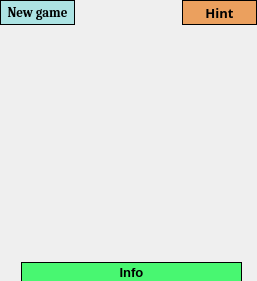
<?xml version="1.0" encoding="UTF-8"?>
<ui version="4.0">
 <class>MainWindow</class>
 <widget class="QMainWindow" name="MainWindow">
  <property name="geometry">
   <rect>
    <x>0</x>
    <y>0</y>
    <width>257</width>
    <height>281</height>
   </rect>
  </property>
  <property name="font">
   <font>
    <family>MT Extra</family>
   </font>
  </property>
  <property name="windowTitle">
   <string>MainWindow</string>
  </property>
  <widget class="QWidget" name="centralWidget">
   <widget class="QWidget" name="layoutWidget">
    <property name="geometry">
     <rect>
      <x>20</x>
      <y>40</y>
      <width>221</width>
      <height>221</height>
     </rect>
    </property>
    <layout class="QVBoxLayout" name="verticalLayout" stretch="0,0,0,0,0,0,0,0">
     <property name="spacing">
      <number>0</number>
     </property>
     <property name="sizeConstraint">
      <enum>QLayout::SetDefaultConstraint</enum>
     </property>
     <property name="leftMargin">
      <number>0</number>
     </property>
     <property name="topMargin">
      <number>0</number>
     </property>
     <property name="bottomMargin">
      <number>0</number>
     </property>
     <item>
      <layout class="QHBoxLayout" name="l1">
       <property name="spacing">
        <number>0</number>
       </property>
      </layout>
     </item>
     <item>
      <layout class="QHBoxLayout" name="l2">
       <property name="spacing">
        <number>0</number>
       </property>
      </layout>
     </item>
     <item>
      <layout class="QHBoxLayout" name="l3">
       <property name="spacing">
        <number>0</number>
       </property>
      </layout>
     </item>
     <item>
      <layout class="QHBoxLayout" name="l4">
       <property name="spacing">
        <number>0</number>
       </property>
      </layout>
     </item>
     <item>
      <layout class="QHBoxLayout" name="l5">
       <property name="spacing">
        <number>0</number>
       </property>
      </layout>
     </item>
     <item>
      <layout class="QHBoxLayout" name="l6">
       <property name="spacing">
        <number>0</number>
       </property>
      </layout>
     </item>
     <item>
      <layout class="QHBoxLayout" name="l7">
       <property name="spacing">
        <number>0</number>
       </property>
      </layout>
     </item>
     <item>
      <layout class="QHBoxLayout" name="l8">
       <property name="spacing">
        <number>0</number>
       </property>
      </layout>
     </item>
    </layout>
   </widget>
   <widget class="QPushButton" name="pushButtonNewGame">
    <property name="geometry">
     <rect>
      <x>0</x>
      <y>0</y>
      <width>75</width>
      <height>25</height>
     </rect>
    </property>
    <property name="font">
     <font>
      <family>Cambria</family>
      <pointsize>10</pointsize>
      <weight>75</weight>
      <bold>true</bold>
     </font>
    </property>
    <property name="styleSheet">
     <string notr="true">QPushButton{
	background-color: rgb(172, 227, 227);
	color: black;
	border: 1px solid black;
}
</string>
    </property>
    <property name="text">
     <string>New game</string>
    </property>
   </widget>
   <widget class="QLabel" name="labelSmile">
    <property name="geometry">
     <rect>
      <x>112</x>
      <y>2</y>
      <width>36</width>
      <height>36</height>
     </rect>
    </property>
    <property name="text">
     <string/>
    </property>
   </widget>
   <widget class="QPushButton" name="pushButtonHint">
    <property name="geometry">
     <rect>
      <x>182</x>
      <y>0</y>
      <width>75</width>
      <height>25</height>
     </rect>
    </property>
    <property name="font">
     <font>
      <family>MS Reference Sans Serif</family>
      <pointsize>10</pointsize>
      <weight>75</weight>
      <bold>true</bold>
     </font>
    </property>
    <property name="styleSheet">
     <string notr="true">QPushButton{
	background-color: rgb(235, 160, 94);
	color: black;
	border: 1px solid black;
}
</string>
    </property>
    <property name="text">
     <string>Hint</string>
    </property>
   </widget>
   <widget class="QPushButton" name="Info">
    <property name="geometry">
     <rect>
      <x>21</x>
      <y>262</y>
      <width>221</width>
      <height>20</height>
     </rect>
    </property>
    <property name="font">
     <font>
      <family>Tahoma</family>
      <pointsize>10</pointsize>
      <weight>75</weight>
      <bold>true</bold>
     </font>
    </property>
    <property name="styleSheet">
     <string notr="true">QPushButton{
	background-color: rgb(72, 247, 113);
	color: black;
	border: 1px solid black;
}
</string>
    </property>
    <property name="text">
     <string>Info</string>
    </property>
   </widget>
  </widget>
 </widget>
 <layoutdefault spacing="6" margin="11"/>
 <resources/>
 <connections/>
</ui>
